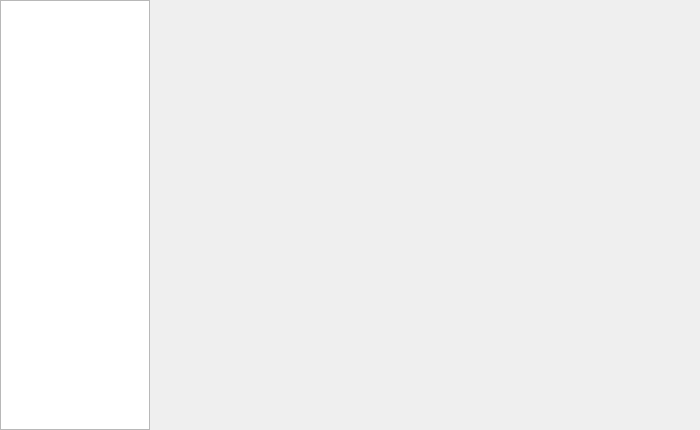
<?xml version="1.0" encoding="utf-8"?>
<ui version="4.0">
 <author>
    SPDX-FileCopyrightText: none
    SPDX-License-Identifier: GPL-3.0-or-later
  </author>
 <class>WdgGenerators</class>
 <widget class="QWidget" name="WdgGenerators">
  <property name="geometry">
   <rect>
    <x>0</x>
    <y>0</y>
    <width>700</width>
    <height>430</height>
   </rect>
  </property>
  <property name="sizePolicy">
   <sizepolicy hsizetype="Expanding" vsizetype="Expanding">
    <horstretch>0</horstretch>
    <verstretch>0</verstretch>
   </sizepolicy>
  </property>
  <layout class="QHBoxLayout" name="horizontalLayout">
   <property name="leftMargin">
    <number>0</number>
   </property>
   <property name="topMargin">
    <number>0</number>
   </property>
   <property name="rightMargin">
    <number>0</number>
   </property>
   <property name="bottomMargin">
    <number>0</number>
   </property>
   <item>
    <widget class="QListWidget" name="lstGenerators">
     <property name="sizePolicy">
      <sizepolicy hsizetype="Fixed" vsizetype="Preferred">
       <horstretch>0</horstretch>
       <verstretch>0</verstretch>
      </sizepolicy>
     </property>
     <property name="minimumSize">
      <size>
       <width>150</width>
       <height>0</height>
      </size>
     </property>
     <property name="maximumSize">
      <size>
       <width>150</width>
       <height>16777215</height>
      </size>
     </property>
    </widget>
   </item>
   <item>
    <widget class="QWidget" name="centralWidgetHolder" native="true">
     <property name="sizePolicy">
      <sizepolicy hsizetype="Expanding" vsizetype="Expanding">
       <horstretch>6</horstretch>
       <verstretch>0</verstretch>
      </sizepolicy>
     </property>
    </widget>
   </item>
  </layout>
 </widget>
 <resources/>
 <connections/>
</ui>
